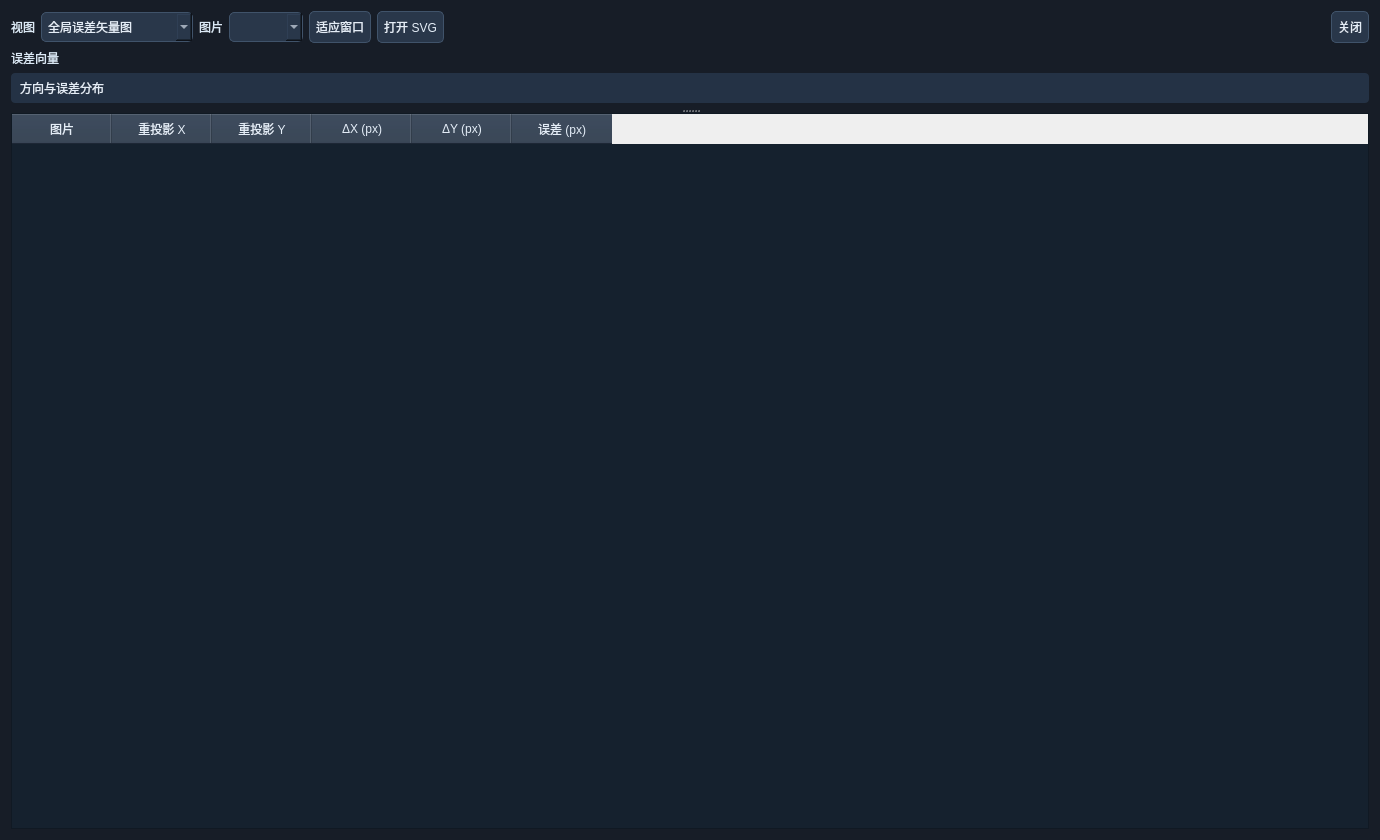
<?xml version="1.0" encoding="UTF-8"?>
<ui version="4.0">
 <class>ResultVisualizationDialog</class>
 <widget class="QDialog" name="ResultVisualizationDialog">
  <property name="geometry"><rect><x>0</x><y>0</y><width>1380</width><height>840</height></rect></property>
  <property name="minimumSize"><size><width>700</width><height>440</height></size></property>
  <property name="windowTitle"><string>标定误差与三维位姿</string></property>
  <property name="styleSheet"><string notr="true">QDialog{background:#171d27;color:#e4edf7;} QLabel{color:#dbe9f6;} QTableWidget{background:#15212e;alternate-background-color:#223247;color:#e4edf7;selection-background-color:#2867d6;selection-color:#ffffff;gridline-color:#35485e;} QHeaderView::section{background:#29374a;color:#e4edf7;padding:4px;} QComboBox,QPushButton{background:#29374a;color:#e4edf7;border:1px solid #40536a;border-radius:5px;padding:6px;} QWidget#canvas_host{background:#101923;border:1px solid #40536a;border-radius:5px;}</string></property>
  <layout class="QVBoxLayout" name="verticalLayout">
   <item><layout class="QHBoxLayout" name="controlsLayout">
    <item><widget class="QLabel" name="view_label"><property name="text"><string>视图</string></property></widget></item>
    <item><widget class="QComboBox" name="view_combo"><item><property name="text"><string>全局误差矢量图</string></property></item><item><property name="text"><string>单张误差矢量图</string></property></item><item><property name="text"><string>三维：板动，相机固定</string></property></item><item><property name="text"><string>三维：相机动，板固定</string></property></item></widget></item>
    <item><widget class="QLabel" name="sample_label"><property name="text"><string>图片</string></property></widget></item>
    <item><widget class="QComboBox" name="sample_combo"/></item>
    <item><widget class="QPushButton" name="fit_button"><property name="text"><string>适应窗口</string></property></widget></item>
    <item><widget class="QPushButton" name="svg_button"><property name="text"><string>打开 SVG</string></property></widget></item>
    <item><spacer name="horizontalSpacer"><property name="orientation"><enum>Qt::Horizontal</enum></property><property name="sizeHint"><size><width>40</width><height>20</height></size></property></spacer></item>
    <item><widget class="QPushButton" name="close_button"><property name="text"><string>关闭</string></property></widget></item>
   </layout></item>
   <item><widget class="QLabel" name="summary_label"><property name="wordWrap"><bool>true</bool></property><property name="text"><string>误差向量</string></property></widget></item>
   <item><widget class="QLabel" name="statistics_label"><property name="wordWrap"><bool>true</bool></property><property name="styleSheet"><string notr="true">background:#243245;color:#e4edf7;border-radius:4px;padding:6px;</string></property><property name="text"><string>方向与误差分布</string></property></widget></item>
   <item><widget class="QSplitter" name="visual_splitter"><property name="orientation"><enum>Qt::Vertical</enum></property>
    <widget class="QWidget" name="canvas_host"><layout class="QVBoxLayout" name="canvas_layout"><property name="leftMargin"><number>0</number></property><property name="topMargin"><number>0</number></property><property name="rightMargin"><number>0</number></property><property name="bottomMargin"><number>0</number></property></layout></widget>
    <widget class="QTableWidget" name="error_table"><property name="minimumSize"><size><width>0</width><height>145</height></size></property><property name="alternatingRowColors"><bool>false</bool></property><property name="editTriggers"><set>QAbstractItemView::NoEditTriggers</set></property><property name="selectionBehavior"><enum>QAbstractItemView::SelectRows</enum></property><column><property name="text"><string>图片</string></property></column><column><property name="text"><string>重投影 X</string></property></column><column><property name="text"><string>重投影 Y</string></property></column><column><property name="text"><string>ΔX (px)</string></property></column><column><property name="text"><string>ΔY (px)</string></property></column><column><property name="text"><string>误差 (px)</string></property></column></widget>
   </widget></item>
  </layout>
 </widget>
 <resources/>
 <connections/>
</ui>
